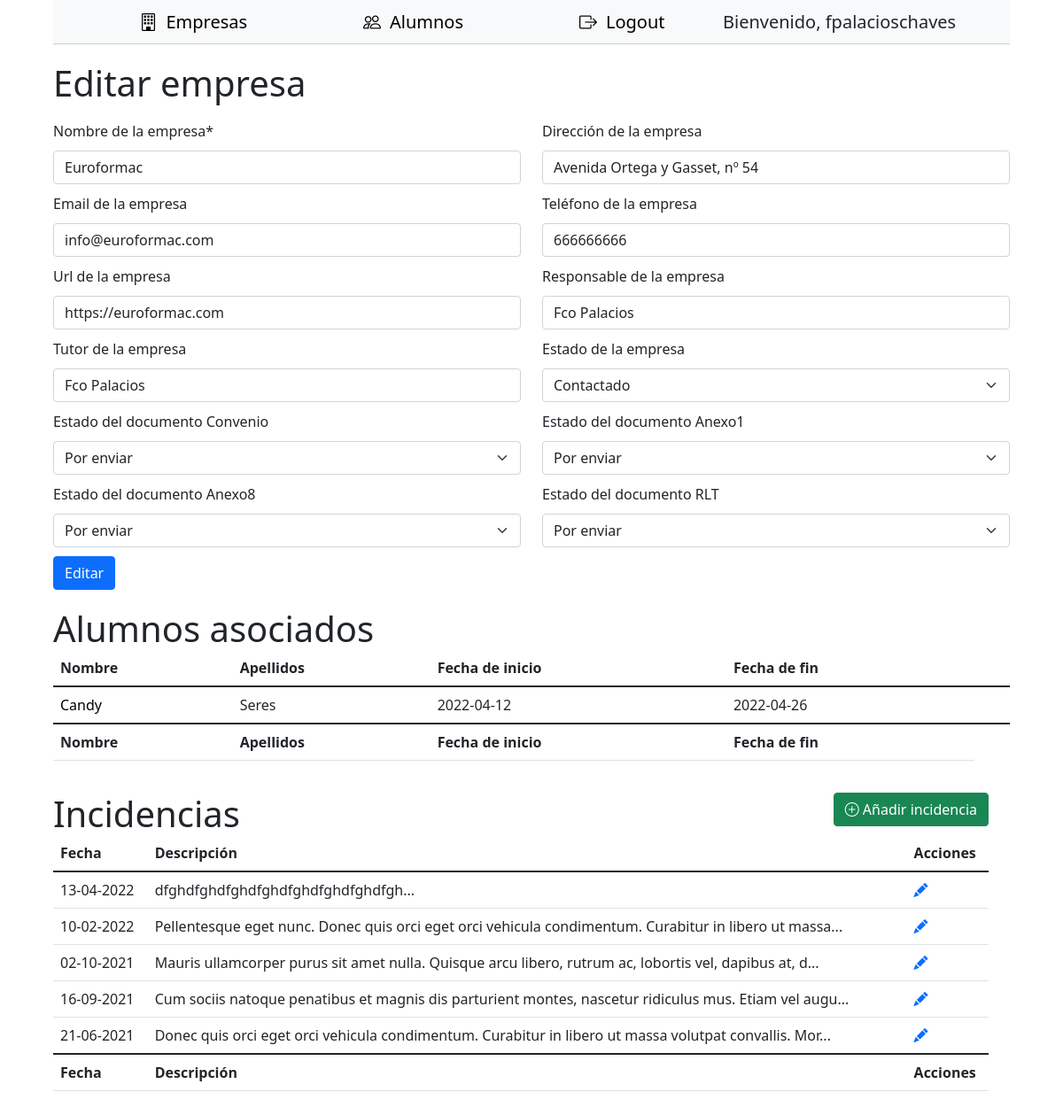
Page /editar_empresa.php?id_empresa=1 (signed in) on the committed database.
### tables this page shows
CREATE TABLE `empresas` (
  `id_empresa` int(11) NOT NULL,
  `nombre_empresa` varchar(100) NOT NULL,
  `direccion_empresa` varchar(200) NOT NULL,
  `email_empresa` varchar(25) NOT NULL,
  `telefono_empresa` int(11) NOT NULL,
  `url_empresa` varchar(100) NOT NULL,
  `responsable_empresa` varchar(200) NOT NULL,
  `estado_empresa` enum('Por contactar','Contactado','No interesado','Interesado') NOT NULL,
  `tutor_empresa` varchar(200) NOT NULL,
  `convenio_estado` enum('Por enviar','Enviado','Firmado','') NOT NULL,
  `anexo_1_estado` enum('Por enviar','Enviado','Firmado','') NOT NULL,
  `anexo_8_estado` enum('Por enviar','Enviado','Firmado','') NOT NULL,
  `rlt_estado` enum('Por enviar','Enviado','Firmado','') NOT NULL
);

CREATE TABLE `alumno_asignado_empresa` (
  `id` int(11) NOT NULL,
  `id_alumno` int(11) NOT NULL,
  `id_empresa` int(11) NOT NULL,
  `fecha_inicio` date NOT NULL,
  `fecha_fin` date NOT NULL
);

CREATE TABLE `alumnos` (
  `id_alumno` int(11) NOT NULL,
  `nombre` varchar(25) NOT NULL,
  `apellidos` varchar(100) NOT NULL,
  `dni` varchar(9) NOT NULL,
  `telefono` int(11) NOT NULL
);

CREATE TABLE `incidencias` (
  `id_incidencia` int(11) NOT NULL,
  `fecha_incidencia` date NOT NULL,
  `texto_incidencia` text NOT NULL,
  `id_empresa` int(11) NOT NULL
);

### funciones.php (called while the page is built, shortened)
<?php
class conectar_db{
    private $host   ="localhost";
    private $usuario="root";
    private $clave  ="";
    private $db     ="gestion_practicas";
    public $conexion;
    public function __construct(){
        $this->conexion = new mysqli($this->host, $this->usuario, $this->clave,$this->db)
        or die($this->conexion->connect_error);
        $this->conexion->set_charset("utf8");
    }
    public function consultar($consulta){
        $resultado = $this->conexion->query($consulta) or die($this->conexion->error);
        if($resultado)
            return $resultado;
    }
}
function leer_empresa($id_empresa){
    $conexion = new conectar_db();
    $consulta = "SELECT * FROM empresas WHERE id_empresa=" . $id_empresa;
    $resultado = $conexion->consultar($consulta);
    return $resultado->fetch_all(MYSQLI_ASSOC);
}
function leer_alumno_empresa($id_empresa){
    $conexion = new conectar_db();
    $consulta = "SELECT * FROM alumno_asignado_empresa, alumnos
    WHERE id_empresa=" . $id_empresa . " AND alumno_asignado_empresa.id_alumno = alumnos.id_alumno";
    $resultado = $conexion->consultar($consulta);
    return $resultado->fetch_all(MYSQLI_ASSOC);
}
function leer_incidencias($id_empresa){
    $conexion = new conectar_db();
    $consulta = "SELECT * FROM incidencias WHERE id_empresa=" . $id_empresa . " ORDER BY fecha_incidencia DESC";
    $resultado = $conexion->consultar($consulta);
    return $resultado->fetch_all(MYSQLI_ASSOC);
}
?>

### editar_empresa.php (the view, shortened to what this page needs)
<?php session_start();
include("./funciones.php");
$id_empresa = $_GET["id_empresa"];
$empresa = leer_empresa($id_empresa)[0];
?>
<!DOCTYPE html>
<html lang="en">
    <?php include("./head.php");?>
<body>
    <?php include("./header.php");?>
    <section class="container">
    <h1>Editar empresa</h1>
    <?php
    if($_POST){
        update_empresa($id_empresa, $_POST);
    }
    else{
        ?>
    <form id="editar_empresa" action="" method="POST">
        <div class="row">
            <div class="col">
                <label for="nombre_empresa">Nombre de la empresa*</label>
                <input class="form-control" type="text" name="nombre_empresa" required value='<?php echo $empresa["nombre_empresa"];?>'>
            </div>
            <div class="col">
                <label for="direccion_empresa">Dirección de la empresa</label>
                <input class="form-control" type="text" name="direccion_empresa" value='<?php echo $empresa["direccion_empresa"];?>'>
            </div>
        </div>
        <div class="row">
            <div class="col">
                <label for="email_empresa">Email de la empresa</label>
                <input class="form-control" type="text" name="email_empresa"  value='<?php echo $empresa["email_empresa"];?>'>
            </div>
            <div class="col">
                <label for="telefono_empresa">Teléfono de la empresa</label>
                <input class="form-control" type="text" name="telefono_empresa"  value='<?php echo $empresa["telefono_empresa"];?>'>
            </div>
        </div>
        <div class="row">
            <div class="col">
                <label for="url_empresa">Url de la empresa</label>
                <input class="form-control" type="text" name="url_empresa" value='<?php echo $empresa["url_empresa"];?>'>
            </div>
            <div class="col">
                <label for="responsable_empresa">Responsable de la empresa</label>
                <input class="form-control" type="text" name="responsable_empresa" value='<?php echo $empresa["responsable_empresa"];?>'>
            </div>
        </div>
        <div class="row">
            <div class="col">
                <label for="tutor_empresa">Tutor de la empresa</label>
                <input class="form-control" type="text" name="tutor_empresa" value='<?php echo $empresa["tutor_empresa"];?>'>
            </div>
            <div class="col">
            <label for="estado_empresa">Estado de la empresa</label>
                <select class="form-select" name="estado_empresa">
                    <option
                        value="Contactado"
                        <?php if($empresa["estado_empresa"] == "Contactado") { echo "selected";} ?>>
                        Contactado
                    </option>
                </select>
            </div>
        </div>
        <div class="row">
            <div class="col">
                <label for="convenio_estado">Estado del documento Convenio</label>
                <select class="form-select" name="convenio_estado">
                    <option
                        value="Por enviar"
                        <?php if($empresa["convenio_estado"] == "Por enviar") { echo "selected";} ?>>
                        Por enviar
                    </option>
                </select>
            </div>
            <div class="col">
                <label for="anexo_1_estado">Estado del documento Anexo1</label>
                <select class="form-select" name="anexo_1_estado">
                    <option
                        value="Por enviar"
                        <?php if($empresa["anexo_1_estado"] == "Por enviar") { echo "selected";} ?>>
                        Por enviar
                    </option>
                </select>
            </div>
        </div>
        <div class="row">
            <div class="col">
                <label for="anexo_8_estado">Estado del documento Anexo8</label>
                <select class="form-select" name="anexo_8_estado">
                    <option
                        value="Por enviar"
                        <?php if($empresa["anexo_8_estado"] == "Por enviar") { echo "selected";} ?>>
                        Por enviar
                    </option>
                </select>
            </div>
            <div class="col">
                <label for="rlt_estado">Estado del documento RLT</label>
                <select class="form-select" name="rlt_estado">
                    <option
                        value="Por enviar"
                        <?php if($empresa["rlt_estado"] == "Por enviar") { echo "selected";} ?>>
                        Por enviar
                    </option>
                </select>
            </div>
        </div>
        <input type="submit" value="Editar" class="btn btn-primary">
    </form>
        <?php } ?>
        <div class="row">
            <div class="col">
                <h1 class="incidencia_title">Alumnos asociados</h1>
            </div>
        </div>
        <div class="row">
            <div class="col">
            <table class="table table-hover">
                <thead>
                    <tr>
                        <th scope="col">Nombre</th>
                        <th scope="col">Apellidos</th>
                        <th scope="col">Fecha de inicio</th>
                        <th scope="col">Fecha de fin</th>
                    </tr>
                </thead>
                <tbody>
                    <?php
                $alumnos_asociados = leer_alumno_empresa($id_empresa);
               foreach($alumnos_asociados as $alumno){
                   ?>
                   <tr>
                   <td><a href='editar_alumno.php?id_alumno=<?php echo $alumno['id_alumno'];?>'><?php echo $alumno["nombre"];?></a></td>
                   <td><?php echo $alumno["apellidos"];?></td>
                   <td><?php echo $alumno["fecha_inicio"];?></td>
                   <td><?php echo $alumno["fecha_fin"];?></td>
                   <td></td>
               </tr>
               <?php } ?>
                </tbody>
                <footer>
                    <tr>
                        <th scope="col">Nombre</th>
                        <th scope="col">Apellidos</th>
                        <th scope="col">Fecha de inicio</th>
                        <th scope="col">Fecha de fin</th>
                    </tr>
            </table>
            </div>
        <div class="row" style="margin-top: 20px;">
            <div class="col">
                <h1 class="incidencia_title">Incidencias</h1>
                <a href="add_incidencia.php?id_empresa=<?php echo $id_empresa;?>" class="btn btn-success add_incidencia"><i class="bi bi-plus-circle"></i> Añadir incidencia</a>
            </div>
        </div>
        <div class="row">
            <div class="col">
            <table class="table table-hover">
                <thead>
                    <tr>
                        <th scope="col">Fecha</th>
                        <th scope="col">Descripción</th>
                        <th scope="col">Acciones</th>
                    </tr>
                </thead>
                <tbody>
                    <?php
                $incidencias = leer_incidencias($id_empresa);
               foreach($incidencias as $incidencia){
                   ?>
                   <tr>
                   <td><?php echo date("d-m-Y",(strtotime($incidencia["fecha_incidencia"])));?></td>
                   <td><?php echo substr($incidencia["texto_incidencia"],0,100) . "...";?></td>
                   <td>
                       <a href="editar_incidencia.php?id_empresa=<?php echo $id_empresa;?>&id_incidencia=<?php echo $incidencia['id_incidencia'];?>"><i class="bi bi-pencil-fill" data-bs-toggle="tooltip" data-bs-placement="top" title="Editar"></i></a>
                   </td>
               </tr>
               <?php } ?>
                </tbody>
                <footer>
                    <tr>
                        <th scope="col">Fecha</th>
                        <th scope="col">Descripción</th>
                        <th scope="col">Acciones</th>
                    </tr>
            </table>
            </div>
    </section>
</body>
</html>

### css/estilos.css (style rules this page uses)
body { width: 90%; margin: 0 auto; }
a { text-decoration: none; color: #000; }
input[type="text"], input[type="password"] { width: 100%; }
.container { padding: 50px 0; margin-top: 20px; }
a i { color: #000; }
.bi-plus-circle { color: white; }
#editar_empresa select, #editar_empresa label { margin-top: 10px; }
#editar_empresa { padding-bottom: 20px; }
#editar_empresa input, #editar_alumno input, #editar_alumno textarea { margin-top: 10px; }
.incidencia_title { display: inline; }
.add_incidencia { float: right; }
.bi-pencil-fill { color: #0d6efd; }

### rows in the picture
empresas: nombre_empresa "Euroformac", direccion_empresa "Avenida Ortega y Gasset, nº 54", email_empresa "info@euroformac.com", telefono_empresa "666666666", url_empresa "https://euroformac.com", responsable_empresa "Fco Palacios", tutor_empresa "Fco Palacios", estado_empresa "Contactado", convenio_estado "Por enviar", anexo_1_estado "Por enviar", anexo_8_estado "Por enviar", rlt_estado "Por enviar"
alumno_asignado_empresa: id_alumno.nombre "Candy", id_alumno.apellidos "Seres", fecha_inicio "2022-04-12", fecha_fin "2022-04-26"
incidencias: fecha_incidencia "13-04-2022", texto_incidencia "dfghdfghdfghdfghdfghdfghdfghdfgh"
incidencias: fecha_incidencia "10-02-2022", texto_incidencia "Pellentesque eget nunc. Donec quis orci eget orci vehicula condimentum. Curabitur in libero ut massa"
incidencias: fecha_incidencia "02-10-2021", texto_incidencia "Mauris ullamcorper purus sit amet nulla. Quisque arcu libero, rutrum ac, lobortis vel, dapibus at, d"
incidencias: fecha_incidencia "16-09-2021", texto_incidencia "Cum sociis natoque penatibus et magnis dis parturient montes, nascetur ridiculus mus. Etiam vel augu"
incidencias: fecha_incidencia "21-06-2021", texto_incidencia "Donec quis orci eget orci vehicula condimentum. Curabitur in libero ut massa volutpat convallis. Mor"

### other values in the picture
$_SESSION["usuario"] "fpalacioschaves"
